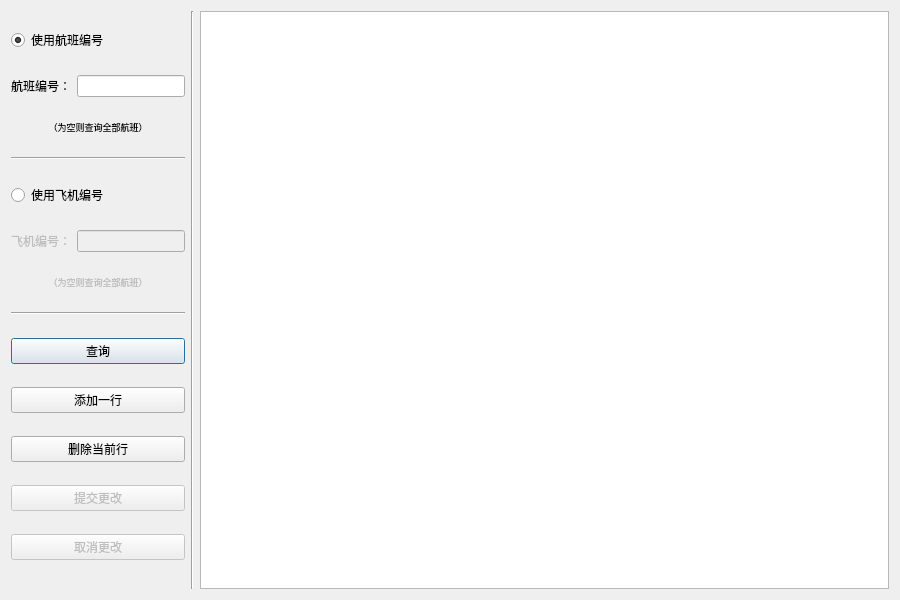
<?xml version="1.0" encoding="UTF-8"?>
<ui version="4.0">
 <class>Dialog</class>
 <widget class="QDialog" name="Dialog">
  <property name="geometry">
   <rect>
    <x>0</x>
    <y>0</y>
    <width>900</width>
    <height>600</height>
   </rect>
  </property>
  <property name="windowTitle">
   <string>修改航班</string>
  </property>
  <property name="windowIcon">
   <iconset>
    <normaloff>flight.png</normaloff>flight.png</iconset>
  </property>
  <layout class="QHBoxLayout" name="horizontalLayout">
   <item>
    <layout class="QHBoxLayout" name="horizontalLayout_2">
     <item>
      <layout class="QVBoxLayout" name="verticalLayout" stretch="0,0,0,0,0,0,0,0,0,0,0,0,0">
       <property name="sizeConstraint">
        <enum>QLayout::SetMaximumSize</enum>
       </property>
       <item>
        <widget class="QRadioButton" name="radioButton_flight">
         <property name="text">
          <string>使用航班编号</string>
         </property>
         <property name="checked">
          <bool>true</bool>
         </property>
        </widget>
       </item>
       <item>
        <layout class="QHBoxLayout" name="horizontalLayout_3">
         <property name="sizeConstraint">
          <enum>QLayout::SetNoConstraint</enum>
         </property>
         <item>
          <widget class="QLabel" name="label_flight">
           <property name="sizePolicy">
            <sizepolicy hsizetype="Minimum" vsizetype="Fixed">
             <horstretch>0</horstretch>
             <verstretch>0</verstretch>
            </sizepolicy>
           </property>
           <property name="acceptDrops">
            <bool>false</bool>
           </property>
           <property name="text">
            <string>航班编号：</string>
           </property>
           <property name="alignment">
            <set>Qt::AlignCenter</set>
           </property>
          </widget>
         </item>
         <item>
          <widget class="QLineEdit" name="lineEdit_flight">
           <property name="sizePolicy">
            <sizepolicy hsizetype="Minimum" vsizetype="Fixed">
             <horstretch>0</horstretch>
             <verstretch>0</verstretch>
            </sizepolicy>
           </property>
          </widget>
         </item>
        </layout>
       </item>
       <item>
        <widget class="QLabel" name="label_empty">
         <property name="sizePolicy">
          <sizepolicy hsizetype="Minimum" vsizetype="Fixed">
           <horstretch>0</horstretch>
           <verstretch>0</verstretch>
          </sizepolicy>
         </property>
         <property name="font">
          <font>
           <pointsize>7</pointsize>
          </font>
         </property>
         <property name="text">
          <string>（为空则查询全部航班）</string>
         </property>
         <property name="textFormat">
          <enum>Qt::PlainText</enum>
         </property>
         <property name="alignment">
          <set>Qt::AlignCenter</set>
         </property>
        </widget>
       </item>
       <item>
        <widget class="Line" name="line_3">
         <property name="orientation">
          <enum>Qt::Horizontal</enum>
         </property>
        </widget>
       </item>
       <item>
        <widget class="QRadioButton" name="radioButton_plane">
         <property name="text">
          <string>使用飞机编号</string>
         </property>
        </widget>
       </item>
       <item>
        <layout class="QHBoxLayout" name="horizontalLayout_4">
         <item>
          <widget class="QLabel" name="label_plane">
           <property name="enabled">
            <bool>false</bool>
           </property>
           <property name="text">
            <string>飞机编号：</string>
           </property>
          </widget>
         </item>
         <item>
          <widget class="QLineEdit" name="lineEdit_plane">
           <property name="enabled">
            <bool>false</bool>
           </property>
           <property name="sizePolicy">
            <sizepolicy hsizetype="Minimum" vsizetype="Fixed">
             <horstretch>0</horstretch>
             <verstretch>0</verstretch>
            </sizepolicy>
           </property>
          </widget>
         </item>
        </layout>
       </item>
       <item>
        <widget class="QLabel" name="label">
         <property name="enabled">
          <bool>false</bool>
         </property>
         <property name="sizePolicy">
          <sizepolicy hsizetype="Ignored" vsizetype="Fixed">
           <horstretch>0</horstretch>
           <verstretch>0</verstretch>
          </sizepolicy>
         </property>
         <property name="font">
          <font>
           <pointsize>7</pointsize>
          </font>
         </property>
         <property name="text">
          <string>（为空则查询全部航班）</string>
         </property>
         <property name="alignment">
          <set>Qt::AlignCenter</set>
         </property>
        </widget>
       </item>
       <item>
        <widget class="Line" name="line">
         <property name="orientation">
          <enum>Qt::Horizontal</enum>
         </property>
        </widget>
       </item>
       <item>
        <widget class="QPushButton" name="pushButton_search">
         <property name="sizePolicy">
          <sizepolicy hsizetype="Minimum" vsizetype="Fixed">
           <horstretch>0</horstretch>
           <verstretch>0</verstretch>
          </sizepolicy>
         </property>
         <property name="text">
          <string>查询</string>
         </property>
        </widget>
       </item>
       <item>
        <widget class="QPushButton" name="pushButton_add">
         <property name="text">
          <string>添加一行</string>
         </property>
        </widget>
       </item>
       <item>
        <widget class="QPushButton" name="pushButton_delete">
         <property name="text">
          <string>删除当前行</string>
         </property>
        </widget>
       </item>
       <item>
        <widget class="QPushButton" name="pushButton_submit">
         <property name="enabled">
          <bool>false</bool>
         </property>
         <property name="text">
          <string>提交更改</string>
         </property>
        </widget>
       </item>
       <item>
        <widget class="QPushButton" name="pushButton_revert">
         <property name="enabled">
          <bool>false</bool>
         </property>
         <property name="text">
          <string>取消更改</string>
         </property>
        </widget>
       </item>
      </layout>
     </item>
     <item>
      <widget class="Line" name="line_2">
       <property name="orientation">
        <enum>Qt::Vertical</enum>
       </property>
      </widget>
     </item>
     <item>
      <widget class="QTableView" name="tableView_search"/>
     </item>
    </layout>
   </item>
  </layout>
 </widget>
 <resources/>
 <connections/>
</ui>
